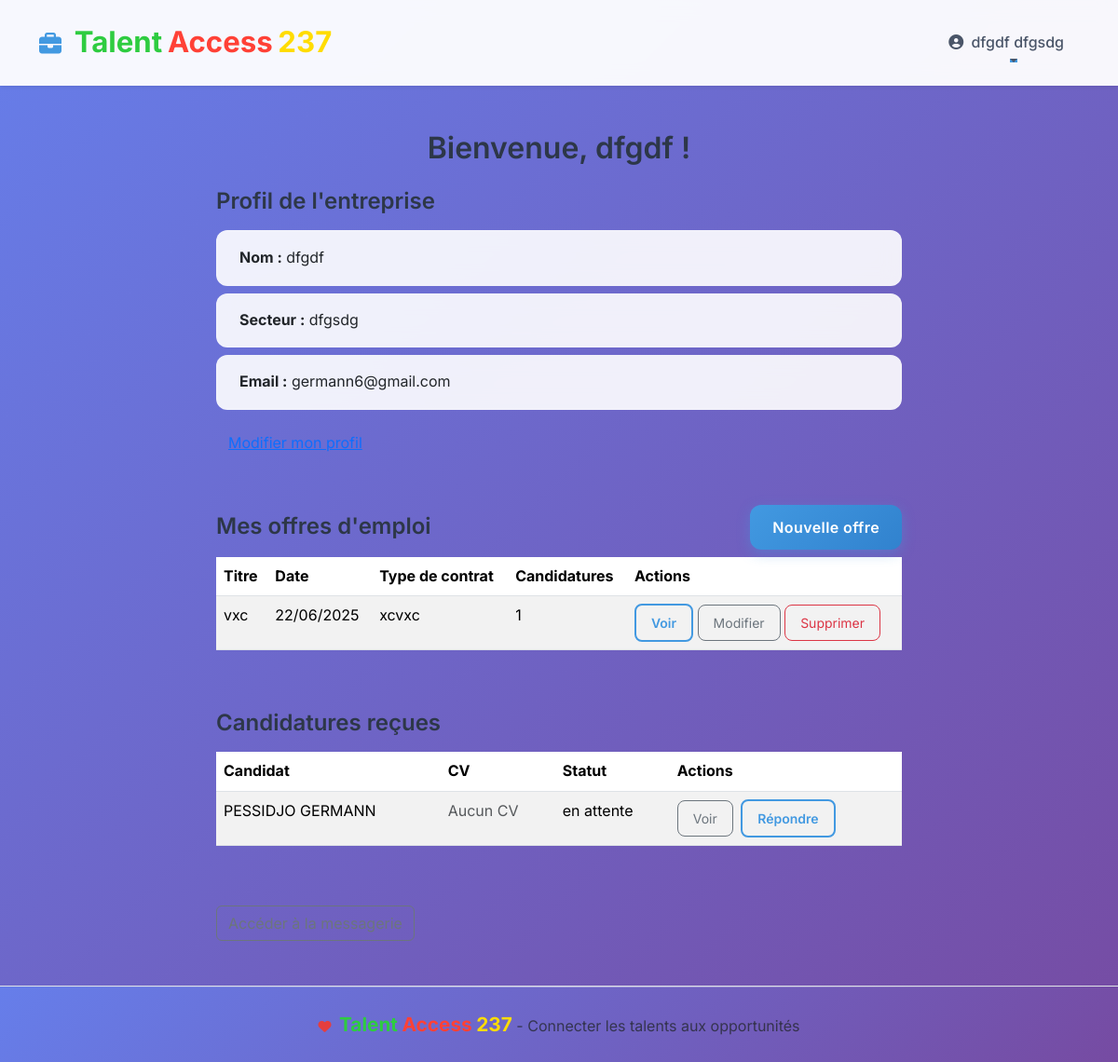
The page /pme/dashboard/ (signed in) on the database its author committed.
### users/models.py (models this page shows, shortened)
class Utilisateur(AbstractUser):
    class Statut(models.TextChoices):
        DIPLOME = 'DIPLOME', 'Diplômé'
        PME = 'PME', 'PME'
    email = models.EmailField(unique=True)
    date_inscription = models.DateTimeField(auto_now_add=True)
    statut = models.CharField(max_length=20, choices=Statut.choices)

### jobs/models.py (models this page shows, shortened)
class OffreEmploi(models.Model):
    entreprise = models.ForeignKey(Utilisateur, on_delete=models.CASCADE)
    titre = models.CharField(max_length=255)
    description = models.TextField()
    type_contrat = models.CharField(max_length=100)
    localisation = models.CharField(max_length=255)
    date_publication = models.DateTimeField(auto_now_add=True)

class Candidature(models.Model):
    class Statut(models.TextChoices):
        EN_ATTENTE = "en_attente", "en attente"
        ACCEPTEE = "acceptée", "acceptée"
        REFUSEE = "refusée", "refusée"
    offre = models.ForeignKey(OffreEmploi, on_delete=models.CASCADE)
    candidat = models.ForeignKey(Utilisateur, on_delete=models.CASCADE)
    date_candidature = models.DateTimeField(auto_now_add=True)
    lettre_motivation = models.TextField(blank=True)
    statut = models.CharField(
        max_length=20, choices=Statut.choices, default=Statut.EN_ATTENTE
    )

### users/views.py (the view)
# urls.py: path('pme/dashboard/', user_views.pme_dashboard, name='pme_dashboard'),
@login_required
def pme_dashboard(request):
    if request.user.statut != Utilisateur.Statut.PME:
        return redirect("diplome_dashboard")
    offres = (
        OffreEmploi.objects.filter(entreprise=request.user)
        .order_by("-date_publication")
    )
    candidatures = (
        Candidature.objects.filter(offre__entreprise=request.user)
        .select_related("candidat", "offre")
        .order_by("-date_candidature")
    )
    from profiles.models import ProfilDiplome
    for cand in candidatures:
        cand.profil = ProfilDiplome.objects.filter(utilisateur=cand.candidat).first()
    return render(
        request,
        "pme_dashboard.html",
        {
            "offres": offres,
            "candidatures": candidatures,
        },
    )

### messagerie/context_processors.py (called while the page is built)
def unread_message_count(request):
    if request.user.is_authenticated:
        return {
            'unread_messages_count': (
                Message.objects.filter(
                    conversation__participant1=request.user,
                    is_read=False,
                )
                .exclude(sender=request.user)
                .count()
                + Message.objects.filter(
                    conversation__participant2=request.user,
                    is_read=False,
                )
                .exclude(sender=request.user)
                .count()
            )
        }
    return {}

### users/templates/pme_dashboard.html (shortened to what this page needs)
{% extends 'dashboard_base.html' %}
{% block content %}
<div class="container py-5">
    <div class="row">
        <div class="col-md-8 offset-md-2">
            <h2 class="text-center mb-4">Bienvenue, {{ request.user.first_name }} !</h2>
            <div class="mb-5">
                <h4>Profil de l'entreprise</h4>
                <ul class="list-group">
                    <li class="list-group-item"><strong>Nom :</strong> {{ request.user.first_name }}</li>
                    <li class="list-group-item"><strong>Secteur :</strong> {{ request.user.last_name }}</li>
                    <li class="list-group-item"><strong>Email :</strong> {{ request.user.email }}</li>
                </ul>
                <a href="{% url 'voir_profil_pme' %}" class="btn btn-link mt-2">Modifier mon profil</a>
            </div>
            <div class="mb-5">
                <div class="d-flex justify-content-between align-items-center mb-2">
                    <h4 class="mb-0">Mes offres d'emploi</h4>
                    <a href="{% url 'creer_offre' %}" class="btn btn-primary">Nouvelle offre</a>
                </div>
                {% if offres %}
                <div class="table-responsive">
                    <table class="table table-striped">
                        <thead>
                            <tr>
                                <th>Titre</th>
                                <th>Date</th>
                                <th>Type de contrat</th>
                                <th>Candidatures</th>
                                <th>Actions</th>
                            </tr>
                        </thead>
                        <tbody>
                            {% for offre in offres %}
                            <tr>
                                <td>{{ offre.titre }}</td>
                                <td>{{ offre.date_publication|date:"d/m/Y" }}</td>
                                <td>{{ offre.type_contrat }}</td>
                                <td>{{ offre.candidature_set.count }}</td>
                                <td>
                                    <a href="{% url 'voir_offre_pme' offre.id %}" class="btn btn-sm btn-outline-primary">Voir</a>
                                    <a href="{% url 'modifier_offre' offre.id %}" class="btn btn-sm btn-outline-secondary">Modifier</a>
                                    <a href="#" class="btn btn-sm btn-outline-danger">Supprimer</a>
                                </td>
                            </tr>
                        {% endfor %}
                        </tbody>
                    </table>
                </div>
                {% else %}
                <p class="text-muted">Aucune offre n'a encore été créée.</p>
                {% endif %}
            </div>
            <div class="mb-5">
                <h4 class="mb-3">Candidatures reçues</h4>
                {% if candidatures %}
                <div class="table-responsive">
                    <table class="table table-striped">
                        <thead>
                            <tr>
                                <th>Candidat</th>
                                <th>CV</th>
                                <th>Statut</th>
                                <th>Actions</th>
                            </tr>
                        </thead>
                        <tbody>
                            {% for c in candidatures %}
                            <tr>
                                <td>{{ c.candidat.first_name }} {{ c.candidat.last_name }}</td>
                                <td>
                                    {% if c.profil and c.profil.cv %}
                                        <a href="{{ c.profil.cv.url }}" class="btn btn-sm btn-outline-primary">Télécharger</a>
                                    {% else %}
                                        <span class="text-muted">Aucun CV</span>
                                    {% endif %}
                                </td>
                                <td>{{ c.get_statut_display }}</td>
                                <td>
                                    <a href="{% url 'candidature_detail' c.id %}" class="btn btn-sm btn-outline-secondary">Voir</a>
                                    <a href="{% url 'conversation_detail' c.candidat.id %}" class="btn btn-sm btn-outline-primary ms-1">Répondre</a>
                                </td>
                            </tr>
                            {% endfor %}
                        </tbody>
                    </table>
                </div>
                {% else %}
                <p class="text-muted">Aucune candidature pour le moment.</p>
                {% endif %}
            </div>
            <a href="{% url 'conversation_list' %}" class="btn btn-outline-secondary">Accéder à la messagerie</a>
        </div>
    </div>
</div>
{% endblock %}

### users/templates/dashboard_base.html (shortened to what this page needs)
<!DOCTYPE html>
<html lang="fr">
<head>
    {% load static %}
    <title>{% block title %}Talent Access 237{% endblock %}</title>    <link href="https://cdn.jsdelivr.net/npm/bootstrap@5.3.2/dist/css/bootstrap.min.css" rel="stylesheet">
    <link href="https://cdnjs.cloudflare.com/ajax/libs/font-awesome/6.4.0/css/all.min.css" rel="stylesheet">
    <link href="{% static 'css/style.css' %}" rel="stylesheet">
    <link href="{% static 'css/dashboard.css' %}" rel="stylesheet">
    <link href="{% static 'css/profile.css' %}" rel="stylesheet">
</head>
<body class="bg-light d-flex flex-column min-vh-100">
    <nav class="navbar navbar-expand-lg navbar-light bg-white shadow-sm">
        <div class="container">
            <a class="navbar-brand fw-bold talent-access-logo" href="{% url 'home' %}">
                <i class="fas fa-briefcase me-2"></i>
                <span class="vert">Talent</span> <span class="rouge">Access</span> <span class="jaune">237</span>
            </a>
            <div class="collapse navbar-collapse" id="navbarNav">
                <ul class="navbar-nav ms-auto">
                    {% if user.is_authenticated %}
                        <li class="nav-item dropdown">
                            <a class="nav-link dropdown-toggle" href="#" role="button" data-bs-toggle="dropdown" aria-expanded="false">
                                <i class="fas fa-user-circle me-1"></i>
                                {{ user.get_full_name|default:user.email }}
                            </a>
                        </li>
                    {% endif %}
                </ul>
            </div>
        </div>
    </nav>
    <main class="flex-fill">
        {% block content %}{% endblock %}
    </main>
    <footer class="footer bg-white text-center py-4 mt-auto border-top">
        <div class="container">
            <div class="row">
                <div class="col-md-12">
                    <p class="text-muted mb-0 talent-access-logo">
                        <i class="fas fa-heart text-danger me-1"></i>
                        <span class="vert">Talent</span> <span class="rouge">Access</span> <span class="jaune">237</span> - Connecter les talents aux opportunités
                    </p>
                </div>
            </div>
        </div>
    </footer>
</body>
</html>

### users/static/css/style.css (style rules this page uses)
body { font-family: 'Inter', -apple-system, BlinkMacSystemFont, 'Segoe UI', Roboto, sans-serif; background: linear-gradient(135deg, #667eea 0%, #764ba2 100%); background-attachment: fixed; color: #333; line-height: 1.6; }
h1, h2, h3, h4, h5, h6 { font-weight: 600; color: #2d3748; margin-bottom: 1rem; }
.navbar { padding: 1rem 0; background: rgba(255, 255, 255, 0.95) !important; backdrop-filter: blur(10px); box-shadow: 0 2px 20px rgba(0, 0, 0, 0.1); transition: all 0.3s ease; }
.navbar-brand { font-weight: 700; font-size: 1.5rem; color: #4299e1 !important; text-decoration: none; transition: color 0.3s ease; }
.navbar-nav .nav-link { color: #4a5568 !important; margin-left: 1rem; font-weight: 500; padding: 0.5rem 1rem !important; border-radius: 0.5rem; transition: all 0.3s ease; position: relative; }
.navbar-nav .nav-link::after { content: ''; position: absolute; width: 0; height: 2px; bottom: 0; left: 50%; background-color: #4299e1; transition: all 0.3s ease; }
.footer { background: linear-gradient(135deg, #667eea 0%, #764ba2 100%); color: white; text-align: center; padding: 2rem 0; margin-top: 3rem; position: relative; overflow: hidden; }
.footer::before { content: ''; position: absolute; top: 0; left: 0; right: 0; height: 1px; background: linear-gradient(90deg, transparent, rgba(255, 255, 255, 0.4), transparent); }
.btn-primary { background: linear-gradient(135deg, #4299e1 0%, #3182ce 100%); border: none; color: white; padding: 0.75rem 1.5rem; border-radius: 0.75rem; font-weight: 600; letter-spacing: 0.025em; box-shadow: 0 4px 14px 0 rgba(66, 153, 225, 0.39); transition: all 0.3s ease; position: relative; overflow: hidden; }
.btn-primary::before { content: ''; position: absolute; top: 0; left: -100%; width: 100%; height: 100%; background: linear-gradient(90deg, transparent, rgba(255, 255, 255, 0.2), transparent); transition: left 0.5s; }
.btn-outline-primary { border: 2px solid #4299e1; color: #4299e1; background: transparent; padding: 0.75rem 1.5rem; border-radius: 0.75rem; font-weight: 600; transition: all 0.3s ease; }
.btn-sm { padding: 0.5rem 1rem; font-size: 0.875rem; border-radius: 0.5rem; }
.text-danger { color: #e53e3e !important; font-size: 0.875rem; margin-top: 0.25rem; }
.list-group-item { border: 1px solid rgba(255, 255, 255, 0.2); background: rgba(255, 255, 255, 0.9); backdrop-filter: blur(10px); margin-bottom: 0.5rem; border-radius: 0.75rem !important; padding: 1rem 1.5rem; transition: all 0.3s ease; }
.list-group-item:first-child { border-top-left-radius: 0.75rem !important; border-top-right-radius: 0.75rem !important; }
.list-group-item:last-child { border-bottom-left-radius: 0.75rem !important; border-bottom-right-radius: 0.75rem !important; }
.container { animation: fadeIn 0.8s ease-out; }

### users/templates/dashboard_base.html (style rules this page uses)
.talent-access-logo span { font-weight: bold; font-size: 1.3em; }
.talent-access-logo .vert { color: #2ecc40; }
.talent-access-logo .rouge { color: #ff4136; }
.talent-access-logo .jaune { color: #ffdc00; }

### rows shown on the page
Utilisateur: get_full_name "dfgdf dfgsdg", user.first_name "dfgdf", user.last_name "dfgsdg", user.email "germann6@gmail.com"
OffreEmploi: titre "vxc", date_publication "22/06/2025", type_contrat "xcvxc", candidature_set.count "1"
Candidature: candidat.first_name "PESSIDJO", candidat.last_name "GERMANN", shows "Aucun CV", statut "en attente"
